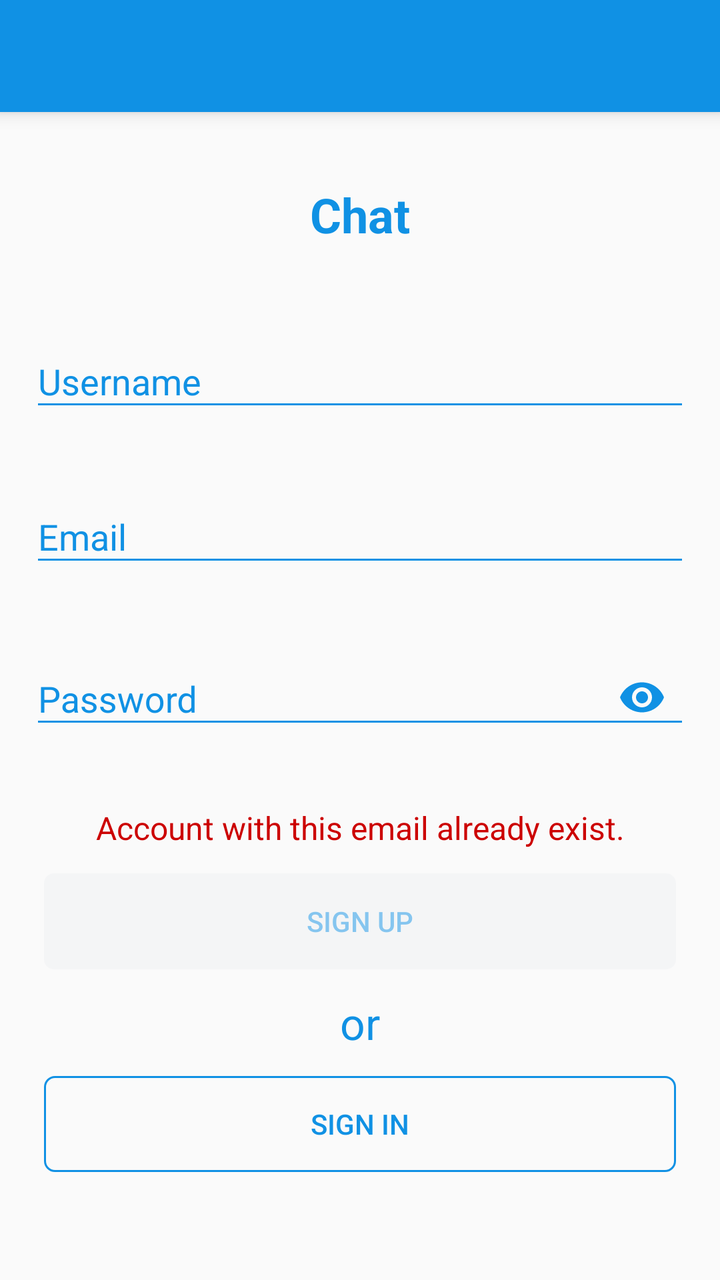
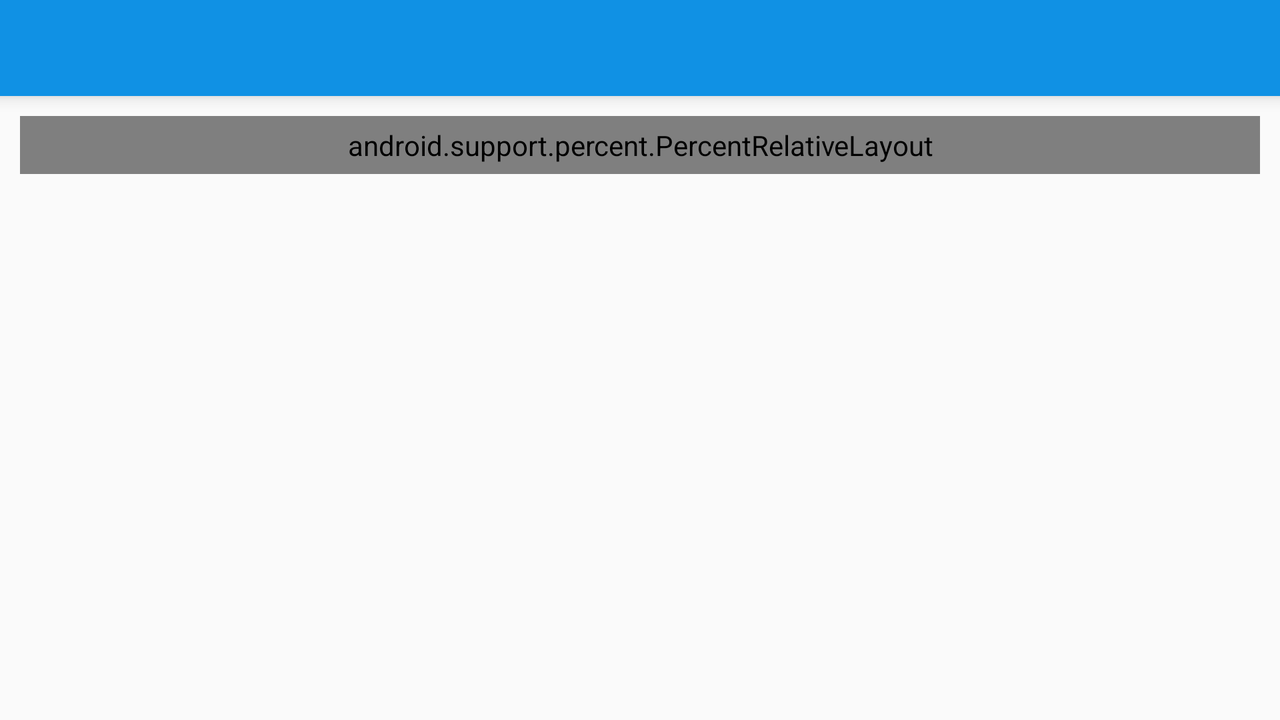

Two renders of one Android screen. The first uses the default layout on a phone; the second uses the alternative layout the repository ships for a different screen configuration, on a matching device. The two XML files are below.
<!-- AndroidManifest.xml: application theme AppTheme -->
<!-- res/layout/activity_sign_up.xml -->
<?xml version="1.0" encoding="utf-8"?>
<RelativeLayout xmlns:android="http://schemas.android.com/apk/res/android"
                xmlns:app="http://schemas.android.com/apk/res-auto"
                xmlns:tools="http://schemas.android.com/tools"
                android:layout_width="match_parent"
                android:layout_height="match_parent"
                tools:context=".SignUpActivity">
    <include android:id="@+id/toolbar"
             layout="@layout/toolbar"/>
    <ScrollView
            style="@style/AuthScrollView"
    >
    <RelativeLayout
            android:layout_width="match_parent"
            android:layout_height="wrap_content"
            android:layout_margin="10dp"
            android:padding="5dp">
        <TextView android:id="@+id/sign_up_header"
                  style="@style/AuthHeader"
                  />
        <android.support.design.widget.TextInputLayout
                android:id="@+id/username_input"
                style="@style/TextInputLayout"
                android:layout_marginTop="15dp"
                android:layout_below="@id/sign_up_header"
                app:errorEnabled="true">
            <EditText
                    android:id="@+id/username_edit_text"
                    style="@style/AuthEditText"
                    android:hint="@string/username"
                    />
        </android.support.design.widget.TextInputLayout>
        <android.support.design.widget.TextInputLayout
                android:id="@+id/email_input"
                style="@style/TextInputLayout"
                android:layout_below="@+id/username_input"
                app:errorEnabled="true">
            <EditText
                    android:id="@+id/email_edit_text"
                    style="@style/AuthEditText"
                    android:hint="@string/email"
                    android:inputType="textEmailAddress"/>
        </android.support.design.widget.TextInputLayout>
        <android.support.design.widget.TextInputLayout
                android:id="@+id/password_input"
                style="@style/TextInputLayout"
                android:layout_below="@+id/email_input"
                app:passwordToggleEnabled="true"
                app:passwordToggleTint="@color/colorPrimary"
                app:errorEnabled="true">
            <EditText
                    android:id="@+id/password_edit_text"
                    style="@style/AuthEditText"
                    android:inputType="textPassword"
                    android:hint="@string/password"
                    android:textColor="@color/colorPrimary"/>
        </android.support.design.widget.TextInputLayout>
        <TextView android:id="@+id/error_text"
                  android:layout_below="@id/password_input"
                  style="@style/ErrorText"
                  android:text="@string/not_sign_up_error_text"/>
        <Button
                android:id="@+id/sign_up_button"
                android:text="@string/sign_up"
                android:layout_below="@+id/error_text"
                style="@style/ButtonTemplate"
                android:stateListAnimator="@animator/button_animation"
        />
        <TextView android:id="@+id/or"
                  android:layout_below="@id/sign_up_button"
                  style="@style/OrText"/>
        <Button
                android:id="@+id/sign_in_button"
                android:text="@string/sign_in"
                android:layout_below="@+id/or"
                style="@style/ButtonTemplate2"
        />
    </RelativeLayout>
    </ScrollView>
</RelativeLayout>
<!-- res/layout/toolbar.xml (included above) -->
<?xml version="1.0" encoding="utf-8"?>
<android.support.v7.widget.Toolbar
        xmlns:android="http://schemas.android.com/apk/res/android"
        xmlns:app="http://schemas.android.com/apk/res-auto"
        android:layout_width="match_parent"
        android:layout_height="wrap_content"
        android:background="@color/colorPrimary"
        app:titleTextColor="@android:color/white"
        android:theme="@style/ToolbarTheme"
        android:elevation="5dp"
/>
<!-- resources referenced by this layout -->
<resources>
  <color name="colorPrimary">#1091E4</color>
  <string name="email">Email</string>
  <string name="not_sign_up_error_text">Account with this email already exist.</string>
  <string name="password">Password</string>
  <string name="sign_in">Sign In</string>
  <string name="sign_up">Sign Up</string>
  <string name="username">Username</string>
  <style name="AuthEditText">
          <item name="android:layout_width">match_parent</item>
          <item name="android:layout_height">wrap_content</item>
          <item name="android:textColor">@color/colorPrimary</item>
      </style>
  <style name="AuthScrollView">
          <item name="android:layout_width">match_parent</item>
          <item name="android:layout_height">match_parent</item>
          <item name="android:layout_below">@id/toolbar</item>
          <item name="android:scrollbars">none</item>
      </style>
  <style name="ButtonTemplate2">
          <item name="android:layout_width">match_parent</item>
          <item name="android:layout_height">wrap_content</item>
          <item name="android:background">@drawable/button_template_2</item>
          <item name="android:textColor">@color/colorPrimary</item>
          <item name="android:layout_margin">7dp</item>
          <item name="android:textAlignment">center</item>
          <item name="android:layout_centerHorizontal">true</item>
      </style>
  <style name="ErrorText">
          <item name="android:layout_width">match_parent</item>
          <item name="android:layout_height">wrap_content</item>
          <item name="android:textColor">@android:color/holo_red_dark</item>
          <item name="android:textSize">16sp</item>
          <item name="android:textAlignment">center</item>
          <item name="android:padding">5dp</item>
          <item name="android:layout_centerHorizontal">true</item>
      </style>
  <style name="OrText">
          <item name="android:layout_width">match_parent</item>
          <item name="android:layout_height">wrap_content</item>
          <item name="android:text">@string/or</item>
          <item name="android:textSize">22sp</item>
          <item name="android:textColor">@color/colorPrimary</item>
          <item name="android:padding">5dp</item>
          <item name="android:textAlignment">center</item>
      </style>
  <style name="TextInputLayout">
          <item name="android:layout_width">match_parent</item>
          <item name="android:layout_height">wrap_content</item>
          <item name="android:layout_marginBottom">5dp</item>
          <item name="android:layout_centerHorizontal">true</item>
      </style>
  <style name="ToolbarTheme" parent="ThemeOverlay.AppCompat">
          <item name="colorControlNormal">@android:color/white</item>
          <item name="android:textColorSecondary">@android:color/white</item>
      </style>
  <style name="AppTheme" parent="Theme.AppCompat.Light.NoActionBar">
          <item name="colorPrimary">@color/colorPrimary</item>
          <item name="colorPrimaryDark">@color/colorPrimaryDark</item>
          <item name="colorAccent">@color/colorAccent</item>
          <item name="android:textColorHint">@color/colorPrimary</item>
          <item name="colorControlNormal">@color/colorPrimary</item>
      </style>
  <string name="app_name">Chat</string>
  <!-- drawable button_template_2 (drawable) -->
  <?xml version="1.0" encoding="utf-8"?>
  <shape xmlns:android="http://schemas.android.com/apk/res/android">
      <stroke android:color="@color/colorPrimary"
              android:width="1dp"/>
      <corners android:radius="5dp"/>
  </shape>
  <string name="or">or</string>
  <color name="colorPrimaryDark">#0079C2</color>
  <color name="colorAccent">#D81B60</color>
  <color name="darkWhite">#EEF0F3</color>
</resources>
<!-- res/layout-land/activity_sign_up.xml (the author's variant of the layout above) -->
<!-- drawn on the phone turned sideways -->
<?xml version="1.0" encoding="utf-8"?>
<RelativeLayout xmlns:android="http://schemas.android.com/apk/res/android"
                xmlns:app="http://schemas.android.com/apk/res-auto"
                xmlns:tools="http://schemas.android.com/tools"
                android:layout_width="match_parent"
                android:layout_height="match_parent"
                tools:context=".SignUpActivity">
    <include android:id="@+id/toolbar"
             layout="@layout/toolbar"/>
    <ScrollView
            style="@style/AuthScrollView"
    >
    <android.support.percent.PercentRelativeLayout
            android:layout_width="match_parent"
            android:layout_height="wrap_content"
            android:layout_margin="10dp"
            android:padding="5dp">
        <TextView android:id="@+id/sign_up_header"
                  style="@style/AuthHeader"
                  />
        <android.support.design.widget.TextInputLayout
                android:id="@+id/username_input"
                style="@style/TextInputLayout"
                android:layout_marginTop="15dp"
                android:layout_below="@id/sign_up_header"
                app:layout_widthPercent="50%"
                app:errorEnabled="true">
            <EditText
                    android:id="@+id/username_edit_text"
                    style="@style/AuthEditText"
                    android:imeOptions="flagNoExtractUi"
                    android:hint="@string/username"
                    />
        </android.support.design.widget.TextInputLayout>
        <android.support.design.widget.TextInputLayout
                android:id="@+id/email_input"
                style="@style/TextInputLayout"
                android:layout_below="@+id/username_input"
                app:layout_widthPercent="50%"
                app:errorEnabled="true">
            <EditText
                    android:id="@+id/email_edit_text"
                    style="@style/AuthEditText"
                    android:imeOptions="flagNoExtractUi"
                    android:hint="@string/email"
                    android:inputType="textEmailAddress"/>
        </android.support.design.widget.TextInputLayout>
        <android.support.design.widget.TextInputLayout
                android:id="@+id/password_input"
                style="@style/TextInputLayout"
                android:layout_below="@+id/email_input"
                app:layout_widthPercent="50%"
                app:passwordToggleEnabled="true"
                app:passwordToggleTint="@color/colorPrimary"
                app:errorEnabled="true">
            <EditText
                    android:id="@+id/password_edit_text"
                    style="@style/AuthEditText"
                    android:imeOptions="flagNoExtractUi"
                    android:inputType="textPassword"
                    android:hint="@string/password"
                    android:textColor="@color/colorPrimary"/>
        </android.support.design.widget.TextInputLayout>
        <TextView android:id="@+id/error_text"
                  android:layout_below="@id/password_input"
                  style="@style/ErrorText"
                  app:layout_widthPercent="70%"
                  android:text="@string/not_sign_up_error_text"/>
        <ProgressBar android:id="@+id/progress_bar"
                     android:layout_width="wrap_content"
                     android:layout_height="wrap_content"
                     android:layout_below="@+id/error_text"
                     android:layout_centerHorizontal="true"
                     android:indeterminateTint="@color/colorPrimary"/>
        <Button
                android:id="@+id/sign_up_button"
                android:text="@string/sign_up"
                android:layout_below="@+id/progress_bar"
                style="@style/ButtonTemplate"
                app:layout_widthPercent="50%"
                android:stateListAnimator="@animator/button_animation"
        />
        <TextView android:id="@+id/or"
                  android:layout_below="@id/sign_up_button"
                  style="@style/OrText"/>
        <Button
                android:id="@+id/sign_in_button"
                android:text="@string/sign_in"
                android:layout_below="@+id/or"
                style="@style/ButtonTemplate2"
                app:layout_widthPercent="50%"
        />
    </android.support.percent.PercentRelativeLayout>
    </ScrollView>
</RelativeLayout>
